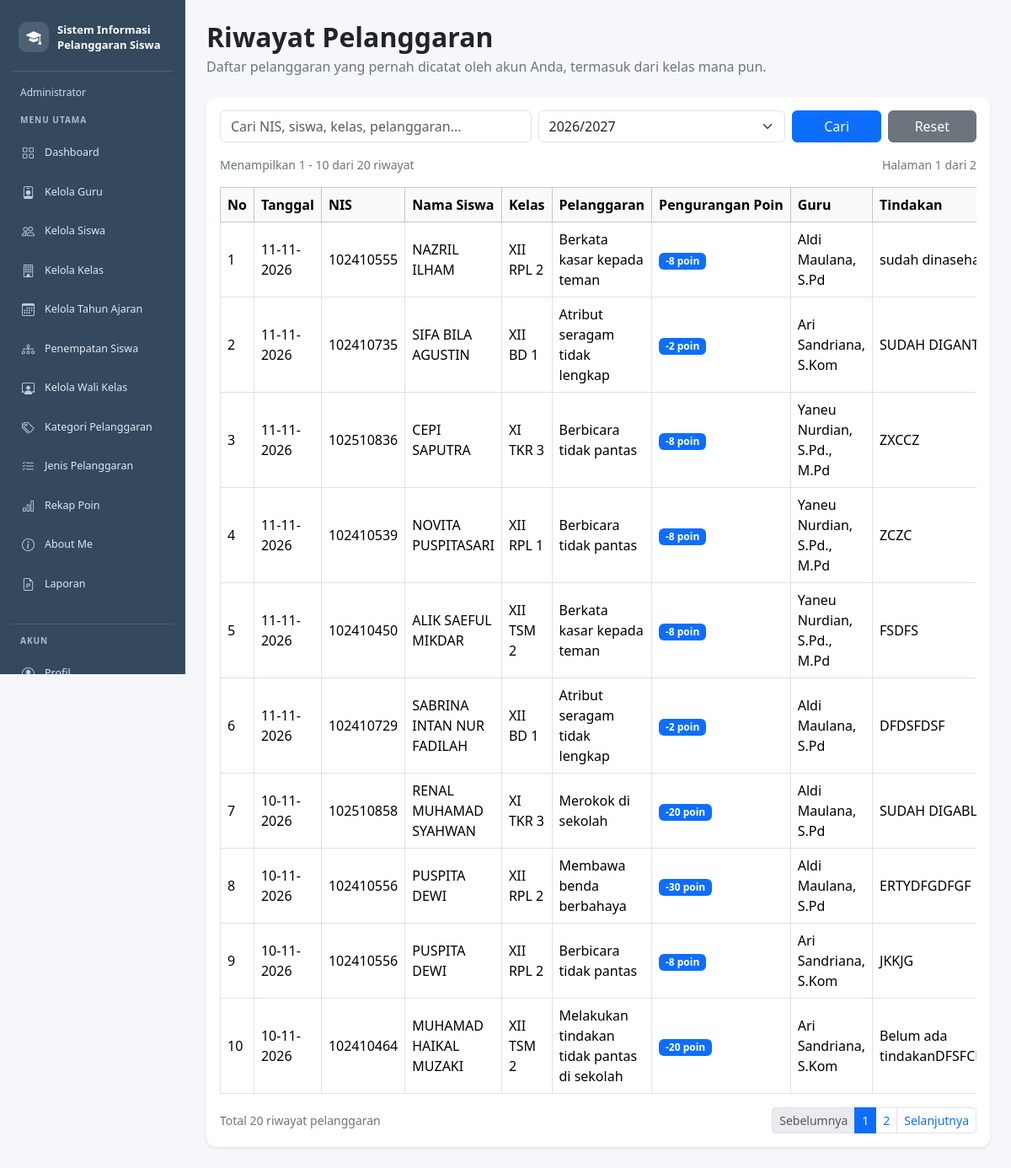
Page /riwayat.php (signed in) on the committed database.
### tables this page shows
CREATE TABLE `t_pelanggaran_siswa` (
  `id` int(11) NOT NULL,
  `tahun_ajaran_id` int(11) NOT NULL,
  `siswa_id` int(11) NOT NULL,
  `nama_siswa` varchar(150) NOT NULL,
  `kelas_id` int(11) NOT NULL,
  `nama_kelas` varchar(100) NOT NULL,
  `pelanggaran_id` int(11) NOT NULL,
  `nama_pelanggaran` varchar(150) NOT NULL,
  `pelanggaran_kategori_id` int(11) NOT NULL,
  `guru_id` int(11) NOT NULL,
  `nama_guru` varchar(150) NOT NULL,
  `tanggal` date NOT NULL,
  `keterangan` text NOT NULL,
  `poin` int(11) NOT NULL,
  `tindakan` text NOT NULL,
  `status` varchar(30) NOT NULL,
  `created_at` timestamp NOT NULL DEFAULT current_timestamp(),
  `updated_at` timestamp NOT NULL DEFAULT current_timestamp()
);

CREATE TABLE `t_siswa` (
  `id` int(11) NOT NULL,
  `nis` varchar(30) NOT NULL,
  `nisn` varchar(20) NOT NULL,
  `nama` varchar(150) NOT NULL,
  `jenis_kelamin` char(1) NOT NULL,
  `tanggal_lahir` date NOT NULL,
  `alamat` text NOT NULL,
  `status_aktif` tinyint(1) NOT NULL,
  `created_at` timestamp NOT NULL DEFAULT current_timestamp(),
  `updated_at` timestamp NOT NULL DEFAULT current_timestamp()
);

### riwayat.php (the view, shortened to what this page needs)
<?php
include "config/koneksi.php";
function e($nilai) {
    return htmlspecialchars(
        (string)($nilai ?? ''),
        ENT_QUOTES,
        'UTF-8'
    );
}
$cari = isset($_GET['cari']) && is_scalar($_GET['cari'])
    ? trim((string)$_GET['cari'])
    : '';
$queryAktif = mysqli_query($koneksi, "
    SELECT id
    FROM t_tahun_ajaran
    WHERE status_aktif = 1
    LIMIT 1
");
$dataAktif = mysqli_fetch_assoc($queryAktif);
$tahunAktif = (int)($dataAktif['id'] ?? 0);
$tahunInput = isset($_GET['tahun']) && is_scalar($_GET['tahun'])
    ? trim((string)$_GET['tahun'])
    : (string)$tahunAktif;
if ($tahunInput === 'all') {
    $tahun = 'all';
} elseif (ctype_digit($tahunInput)) {
    $tahun = (int)$tahunInput;
} else {
    $tahun = $tahunAktif;
}
$where = " WHERE 1=1 ";
if ($tahun !== 'all') {
    $where .= " AND ps.tahun_ajaran_id = $tahun ";
}
$batas = 10;
$halaman = isset($_GET['halaman']) && is_scalar($_GET['halaman'])
    ? max(1, (int)$_GET['halaman'])
    : 1;
$queryJumlah = mysqli_query($koneksi, "
    SELECT COUNT(*) AS total
    FROM t_pelanggaran_siswa ps
    LEFT JOIN t_siswa s
        ON ps.siswa_id = s.id
    $where
");
$dataJumlah = mysqli_fetch_assoc($queryJumlah);
$totalData = (int)($dataJumlah['total'] ?? 0);
$totalHalaman = max(
    1,
    (int)ceil($totalData / $batas)
);
$halaman = min($halaman, $totalHalaman);
$offset = ($halaman - 1) * $batas;
$queryRiwayat = mysqli_query($koneksi, "
    SELECT
        ps.*,
        s.nis
    FROM t_pelanggaran_siswa ps
    LEFT JOIN t_siswa s
        ON ps.siswa_id = s.id
    $where
    ORDER BY
        ps.tanggal DESC,
        ps.id DESC
    LIMIT $offset, $batas
");
$queryTahun = mysqli_query($koneksi, "
    SELECT id, nama
    FROM t_tahun_ajaran
    ORDER BY tanggal_mulai DESC
");
$parameter = [
    'cari' => $cari,
    'tahun' => (string)$tahun
];
?>
<!DOCTYPE html>
<html lang="id">
<head>
    <link
        href="https://cdn.jsdelivr.net/npm/bootstrap@5.3.3/dist/css/bootstrap.min.css"
        rel="stylesheet"
    >
</head>
<body>
<?php include "includes/sidebar.php"; ?>
<main class="konten-utama">
    <div class="mb-4">
        <h2 class="fw-bold mb-1">
            Riwayat Pelanggaran
        </h2>
        <p class="text-secondary mb-0">
            Daftar pelanggaran yang pernah dicatat oleh akun Anda, termasuk dari kelas mana pun.
        </p>
    </div>
    <div class="card kartu shadow-sm">
        <div class="card-body">
            <form method="GET" action="riwayat.php" class="row g-2 mb-3">
                <div class="col-md-5">
                    <input
                        type="text"
                        name="cari"
                        class="form-control"
                        placeholder="Cari NIS, siswa, kelas, pelanggaran..."
                        value="<?= e($cari); ?>"
                    >
                </div>
                <div class="col-md-4">
                    <select name="tahun" class="form-select">
                        <?php while ($ta = mysqli_fetch_assoc($queryTahun)): ?>
                            <option
                                value="<?= (int)$ta['id']; ?>"
                                <?= (string)$tahun === (string)$ta['id'] ? 'selected' : ''; ?>
                            >
                                <?= e($ta['nama']); ?>
                            </option>
                        <?php endwhile; ?>
                    </select>
                </div>
                <div class="col-md-3 d-flex gap-2">
                    <button
                        type="submit"
                        class="btn btn-primary w-100"
                    >
                        Cari
                    </button>
                    <a
                        href="riwayat.php"
                        class="btn btn-secondary w-100"
                    >
                        Reset
                    </a>
                </div>
            </form>
            <div class="d-flex justify-content-between align-items-center flex-wrap gap-2 mb-3">
                <small class="text-secondary">
                    Menampilkan
                    <?= $totalData > 0 ? $offset + 1 : 0; ?>
                    -
                    <?= min($offset + $batas, $totalData); ?>
                    dari <?= $totalData; ?> riwayat
                </small>
                <small class="text-secondary">
                    Halaman <?= $halaman; ?> dari <?= $totalHalaman; ?>
                </small>
            </div>
            <div class="table-responsive">
                <table class="table table-bordered table-hover align-middle">
                    <thead class="table-light">
                        <tr>
                            <th>No</th>
                            <th>Tanggal</th>
                            <th>NIS</th>
                            <th>Nama Siswa</th>
                            <th>Kelas</th>
                            <th>Pelanggaran</th>
                            <th>Pengurangan Poin</th>
                            <th>Guru</th>
                            <th>Tindakan</th>
                        </tr>
                    </thead>
                    <tbody>
                        <?php if (mysqli_num_rows($queryRiwayat) > 0): ?>
                            <?php $no = $offset + 1; ?>
                            <?php while ($data = mysqli_fetch_assoc($queryRiwayat)): ?>
                                <?php
                                $tanggal = '-';
                                if (
                                    !empty($data['tanggal']) &&
                                    strtotime($data['tanggal']) !== false
                                ) {
                                    $tanggal = date(
                                        'd-m-Y',
                                        strtotime($data['tanggal'])
                                    );
                                }
                                ?>
                                <tr>
                                    <td><?= $no++; ?></td>
                                    <td><?= e($tanggal); ?></td>
                                    <td><?= e($data['nis'] ?? '-'); ?></td>
                                    <td><?= e($data['nama_siswa']); ?></td>
                                    <td><?= e($data['nama_kelas']); ?></td>
                                    <td><?= e($data['nama_pelanggaran']); ?></td>
                                    <td>
                                        <span class="badge bg-primary">
                                            -<?= (int)$data['poin']; ?> poin
                                        </span>
                                    </td>
                                    <td><?= e($data['nama_guru']); ?></td>
                                    <td>
                                        <?= e($data['tindakan'] ?: '-'); ?>
                                    </td>
                                </tr>
                            <?php endwhile; ?>
                        <?php endif; ?>
                    </tbody>
                </table>
            </div>
            <div class="d-flex justify-content-between align-items-center flex-wrap gap-2">
                <small class="text-secondary">
                    Total <?= $totalData; ?> riwayat pelanggaran
                </small>
                <?php if ($totalHalaman > 1): ?>
                    <nav>
                        <ul class="pagination pagination-sm mb-0">
                            <li class="page-item <?= $halaman <= 1 ? 'disabled' : ''; ?>">
                                <a
                                    class="page-link"
                                    href="?<?= e(http_build_query(array_merge(
                                        $parameter,
                                        ['halaman' => max(1, $halaman - 1)]
                                    ))); ?>"
                                >
                                    Sebelumnya
                                </a>
                            </li>
                            <?php for ($i = 1; $i <= $totalHalaman; $i++): ?>
                                <li class="page-item <?= $halaman == $i ? 'active' : ''; ?>">
                                    <a
                                        class="page-link"
                                        href="?<?= e(http_build_query(array_merge(
                                            $parameter,
                                            ['halaman' => $i]
                                        ))); ?>"
                                    >
                                        <?= $i; ?>
                                    </a>
                                </li>
                            <?php endfor; ?>
                            <li class="page-item <?= $halaman >= $totalHalaman ? 'disabled' : ''; ?>">
                                <a
                                    class="page-link"
                                    href="?<?= e(http_build_query(array_merge(
                                        $parameter,
                                        ['halaman' => min($totalHalaman, $halaman + 1)]
                                    ))); ?>"
                                >
                                    Selanjutnya
                                </a>
                            </li>
                        </ul>
                    </nav>
                <?php endif; ?>
            </div>
        </div>
    </div>
</main>
</body>
</html>

### riwayat.php (style rules this page uses)
body { margin: 0; background: #f5f7fb; }
.konten-utama { margin-left: 220px; width: calc(100% - 220px); min-height: 100vh; padding: 25px; box-sizing: border-box; }
.kartu { border: none; border-radius: 12px; }
.table th { white-space: nowrap; }

### rows in the picture
t_pelanggaran_siswa: tanggal "11-11-2026", siswa.nis "102410555", nama_siswa "NAZRIL ILHAM", nama_kelas "XII RPL 2", nama_pelanggaran "Berkata kasar kepada teman", poin "8", nama_guru "Aldi Maulana, S.Pd", tindakan "sudah…"
t_pelanggaran_siswa: tanggal "11-11-2026", siswa.nis "102410735", nama_siswa "SIFA BILA AGUSTIN", nama_kelas "XII BD 1", nama_pelanggaran "Atribut seragam tidak lengkap", poin "2", nama_guru "Ari Sandriana, S.Kom", tindakan "SUDAH…"
t_pelanggaran_siswa: tanggal "11-11-2026", siswa.nis "102510836", nama_siswa "CEPI SAPUTRA", nama_kelas "XI TKR 3", nama_pelanggaran "Berbicara tidak pantas", poin "8", nama_guru "Yaneu Nurdian, S.Pd., M.Pd", tindakan "ZXCCZ"
t_pelanggaran_siswa: tanggal "11-11-2026", siswa.nis "102410539", nama_siswa "NOVITA PUSPITASARI", nama_kelas "XII RPL 1", nama_pelanggaran "Berbicara tidak pantas", poin "8", nama_guru "Yaneu Nurdian, S.Pd., M.Pd", tindakan "ZCZC"
t_pelanggaran_siswa: tanggal "11-11-2026", siswa.nis "102410450", nama_siswa "ALIK SAEFUL MIKDAR", nama_kelas "XII TSM 2", nama_pelanggaran "Berkata kasar kepada teman", poin "8", nama_guru "Yaneu Nurdian, S.Pd., M.Pd", tindakan "FSDFS"
t_pelanggaran_siswa: tanggal "11-11-2026", siswa.nis "102410729", nama_siswa "SABRINA INTAN NUR FADILAH", nama_kelas "XII BD 1", nama_pelanggaran "Atribut seragam tidak lengkap", poin "2", nama_guru "Aldi Maulana, S.Pd", tindakan "DFDSFDSF"
t_pelanggaran_siswa: tanggal "10-11-2026", siswa.nis "102510858", nama_siswa "RENAL MUHAMAD SYAHWAN", nama_kelas "XI TKR 3", nama_pelanggaran "Merokok di sekolah", poin "20", nama_guru "Aldi Maulana, S.Pd", tindakan "SUDAH…"
t_pelanggaran_siswa: tanggal "10-11-2026", siswa.nis "102410556", nama_siswa "PUSPITA DEWI", nama_kelas "XII RPL 2", nama_pelanggaran "Membawa benda berbahaya", poin "30", nama_guru "Aldi Maulana, S.Pd", tindakan "ERTYDFGDFGF"
t_pelanggaran_siswa: tanggal "10-11-2026", siswa.nis "102410556", nama_siswa "PUSPITA DEWI", nama_kelas "XII RPL 2", nama_pelanggaran "Berbicara tidak pantas", poin "8", nama_guru "Ari Sandriana, S.Kom", tindakan "JKKJG"
t_pelanggaran_siswa: tanggal "10-11-2026", siswa.nis "102410464", nama_siswa "MUHAMAD HAIKAL MUZAKI", nama_kelas "XII TSM 2", nama_pelanggaran "Melakukan tindakan tidak pantas di sekolah", poin "20", nama_guru "Ari Sandriana, S.Kom", tindakan "Belum ada…"

### other values in the picture
$labelRole "Administrator"
$menu[0] "Dashboard"
$menu[0] "Kelola Guru"
$menu[0] "Kelola Siswa"
$menu[0] "Kelola Kelas"
$menu[0] "Kelola Tahun Ajaran"
$menu[0] "Penempatan Siswa"
$menu[0] "Kelola Wali Kelas"
$menu[0] "Kategori Pelanggaran"
$menu[0] "Jenis Pelanggaran"
$menu[0] "Rekap Poin"
$menu[0] "About Me"
$menu[0] "Laporan"
$offset + 1 "1"
min($offset + $batas, $totalData) "10"
